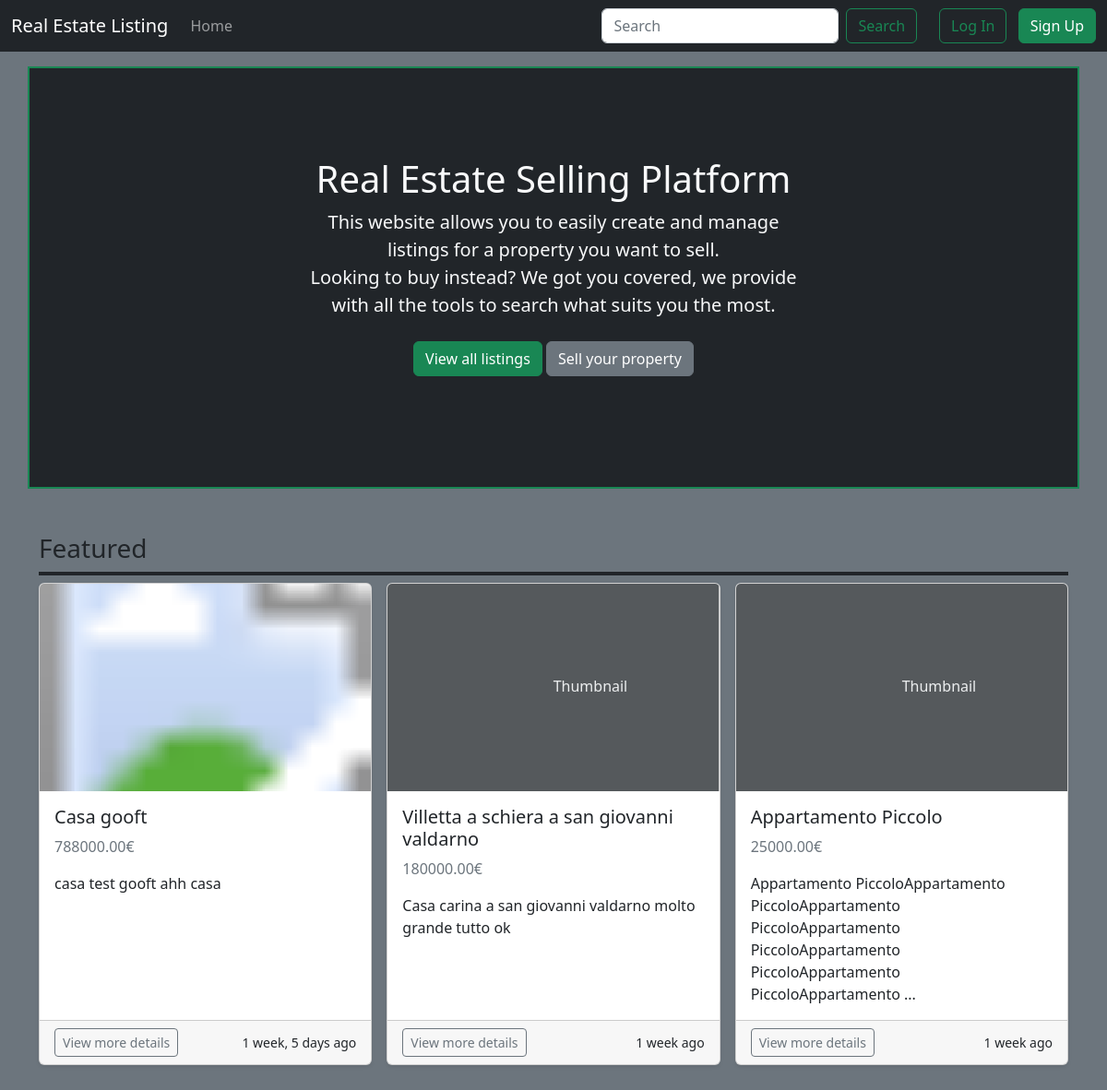
/, run on an earlier commit of the app's database.
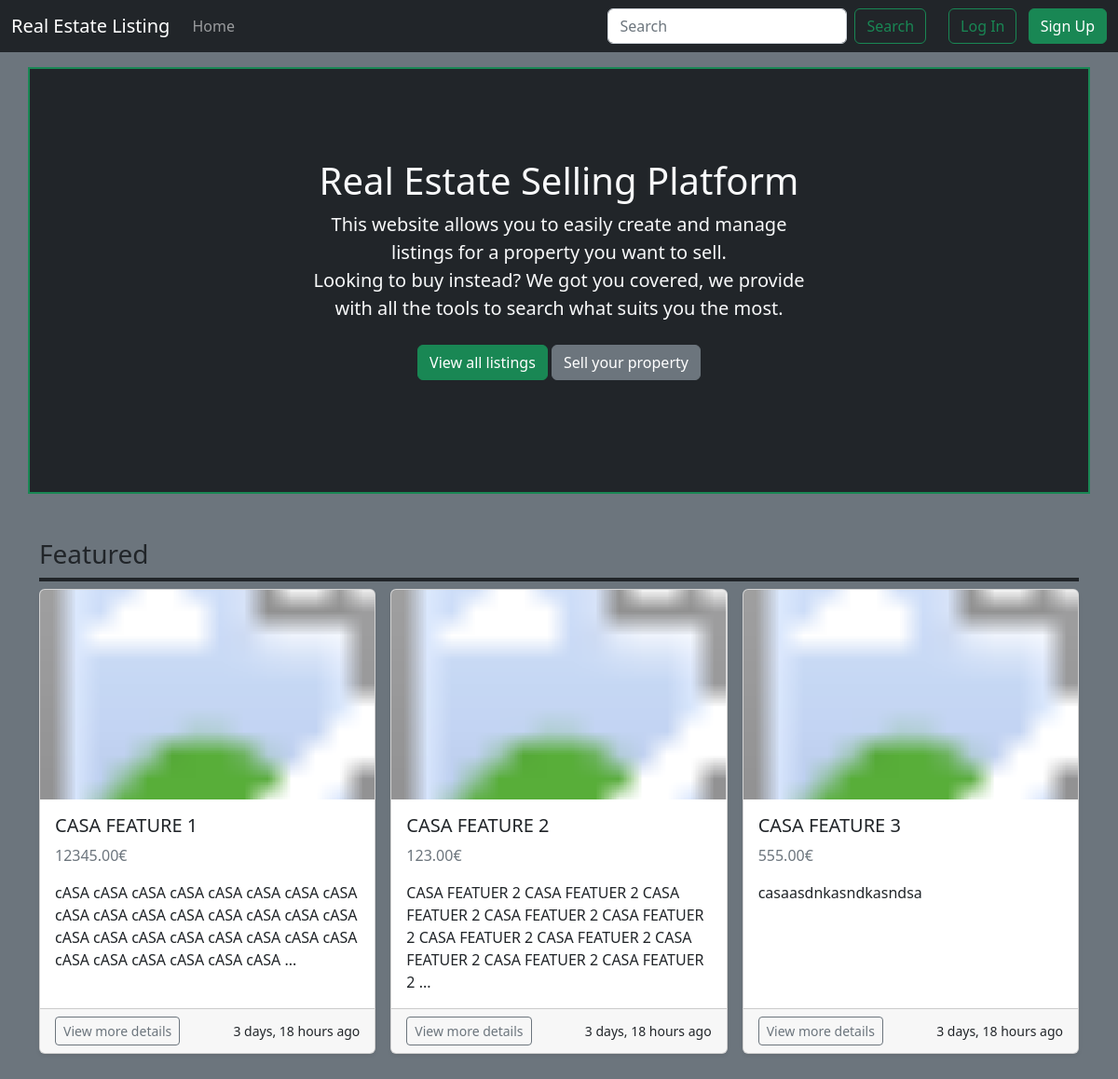
And on a later commit of the database.
### listings/models.py (models this page shows, shortened)
class Listing(models.Model):
    title = models.CharField(max_length=100)
    description = models.TextField()
    price = models.DecimalField(max_digits=10, decimal_places=2)
    bedrooms = models.PositiveIntegerField()
    bathrooms = models.PositiveIntegerField()
    square_feet = models.PositiveIntegerField()
    listing_location = models.CharField(max_length=200)
    image = models.ImageField(upload_to=listing_image_directory_path, blank=True, null=True)
    is_published = models.BooleanField()
    is_featured = models.BooleanField(default=False)
    list_date = models.DateTimeField(auto_now_add=True)
    owner = models.ForeignKey(
        settings.AUTH_USER_MODEL,
        on_delete=models.CASCADE
    )
    category = models.ForeignKey(Category, on_delete=models.SET_NULL, null=True)

### pages/views.py (the view)
# urls.py: path("", HomePageView.as_view(), name="home")
class HomePageView(TemplateView):
    template_name = "home.html"
    def get_context_data(self, **kwargs):
        context = super().get_context_data(**kwargs)
        context["featured_listings"] = Listing.objects.filter(is_featured=True)
        return context

### pages/templatetags/custom_filters.py (called while the page is built)
@register.filter
def cut_after_chars(value, arg):
    if len(value) <= arg:
        return value
    words = value.split()
    result = ""
    count = 0
    for word in words:
        count += len(word) + 1 # +1 for the space after each word
        if count > arg:
            result += "..."
            break
        result += word + " "
    return result.strip() # remove the last space

### templates/home.html (shortened to what this page needs)
{% extends "base.html" %}
{% load custom_filters %}
{% block content %}
<section class="py-5 text-light text-center container border border-success border-2 bg-dark">
    <div class="row py-lg-5">
      <div class="col-lg-6 col-md-8 mx-auto">
        <h1 class="fw-light">Real Estate Selling Platform</h1>
        <p class="lead text-body-secondary">This website allows you to easily create and manage listings for a property you want to sell.<br>Looking to buy instead? We got you covered, we provide with all the tools to search what suits you the most.</p>
        <p>
            <a href="{% url 'property_list' %}" class="btn btn-success my-2">View all listings</a>
            {% if user.is_authenticated %}
            <a href="{% url 'listing_create' %}" class="btn btn-secondary my-2">Sell your property</a>
            {% else %}
            <a href="{% url 'login' %}" class="btn btn-secondary my-2">Sell your property</a>
            {% endif %}
        </p>
      </div>
    </div>
</section>
<div class="album py-5 bg-body-tertiary">
    <div class="container">
        <h3 class="border-bottom border-dark border-4 pb-2">Featured</h3>
      <div class="row row-cols-1 row-cols-sm-2 row-cols-md-3 g-3">
        {% for listing in featured_listings %}
        <div class="col">
          <div class="card h-100 d-flex shadow-sm">
            <svg class="bd-placeholder-img card-img-top" width="100%" height="225" xmlns="http://www.w3.org/2000/svg" role="img" aria-label="Placeholder: Thumbnail" preserveAspectRatio="xMidYMid slice" focusable="false">
                {% if listing.image %}
                <image href="{{ listing.image.url }}" width="100%" height="100%" preserveAspectRatio="xMidYMid slice"/>
                {% else %}
                <title>Placeholder</title>
                <rect width="100%" height="100%" fill="#55595c"/>
                <text x="50%" y="50%" fill="#eceeef" dy=".3em">Thumbnail</text>
                {% endif %}
            </svg>
            <div class="card-body d-flex flex-column">
                <h5 class="card-title">{{ listing.title }}</h5>
                <p class="card-text text-secondary">{{ listing.price }}€</p>
                <p class="card-text text-fill">{{ listing.description|cut_after_chars:150 }}</p>
            </div>
            <div class="card-footer">
              <div class="d-flex justify-content-between align-items-center">
                  <div class="btn-group">
                      <a href="{% url 'property_detail' listing.pk %}" class="btn btn-sm btn-outline-secondary">View more details</a>
                  </div>
                  <small class="text-body-secondary">{{ listing.list_date|timesince }} ago</small>
              </div>
            </div>
          </div>
        </div>
        {% endfor %}
      </div>
    </div>
  </div>
{% endblock content %}

### templates/base.html (shortened to what this page needs)
<!DOCTYPE html>
<html>
<head>
  <link href="https://cdn.jsdelivr.net/npm/bootstrap@5.2.3/dist/css/bootstrap.min.css" rel="stylesheet"
>
</head>
<body class="bg-secondary">
  <nav class="navbar navbar-expand-md navbar-dark fixed-top bg-dark">
    <div class="container-fluid">
      <a class="navbar-brand" href="{% url 'home' %}">Real Estate Listing</a>
      <div class="collapse navbar-collapse" id="navbarCollapse">
        <ul class="navbar-nav me-auto mb-2 mb-md-0">
          <li class="nav-item">
            <a class="nav-link" aria-current="page" href="{% url 'home' %}">Home</a>
          </li>
        </ul>
        <form class="d-flex" role="search">
          <input class="form-control me-2" type="search" name="search" placeholder="Search" aria-label="Search">
          <button class="btn btn-outline-success me-4" type="submit">Search</button>
        </form>
        {% if user.is_authenticated %}
        <div class="dropdown navbar-dark text-end">
          <a href="#" class="d-block link-light text-decoration-none dropdown-toggle" id="dropdownUser1"
            data-bs-toggle="dropdown" aria-expanded="false">
            {{ user.username }}
          </a>
          <ul class="dropdown-menu dropdown-menu-end text-small" aria-labelledby="dropdownUser1">
            <li><a class="dropdown-item" href="{% url 'profile_details' user.pk %}">Your Profile</a></li>
            <li><a class="dropdown-item" href="#">See your Listings</a></li>
            <li><a class="dropdown-item" href="{% url 'password_change' %}">Change password</a></li>
            <li><a class="dropdown-item" href="{% url 'logout' %}">Log Out</a></li>
          </ul>
        </div>
        {% else %}
        <div class="text-end">
          <a href="{% url 'login' %}" class="btn btn-outline-success me-2">
            Log In</a>
          <a href="{% url 'signup' %}" class="btn btn-success">Sign Up</a>
        </div>
        {% endif %}
      </div>
    </div>
  </nav>
  <main class="bg-secondary">
    <div class="container-fluid pt-5 mt-4">
      {% block content %}
      {% endblock content %}
    </div>
  </main>
</body>
</html>

What changed in the data, as far as the page shows it:
removed Listing: title "Casa gooft", price "788000.00", description "casa test gooft ahh casa", list_date "1 week, 5 days"
removed Listing: shows "Thumbnail", title "Villetta a schiera a san giovanni valdarno", price "180000.00", description "Casa carina a san giovanni valdarno molto grande tutto ok", list_date "1 week"
removed Listing: shows "Thumbnail", title "Appartamento Piccolo", price "25000.00", description "Appartamento PiccoloAppartamento PiccoloAppartamento PiccoloAppartamento PiccoloAppartamento PiccoloAppartamento PiccoloAppartamento ...", list_date "1 week"
added Listing: title "CASA FEATURE 1", price "12345.00", description "cASA cASA cASA cASA cASA cASA cASA cASA cASA cASA cASA cASA cASA cASA cASA cASA cASA cASA cASA cASA cASA cASA cASA cASA cASA cASA cASA cASA cASA cASA ...", list_date "3 days, 18 hours"
added Listing: title "CASA FEATURE 2", price "123.00", description "CASA FEATUER 2 CASA FEATUER 2 CASA FEATUER 2 CASA FEATUER 2 CASA FEATUER 2 CASA FEATUER 2 CASA FEATUER 2 CASA FEATUER 2 CASA FEATUER 2 CASA FEATUER 2 ...", list_date "3 days, 18 hours"
added Listing: title "CASA FEATURE 3", price "555.00", description "casaasdnkasndkasndsa", list_date "3 days, 18 hours"
